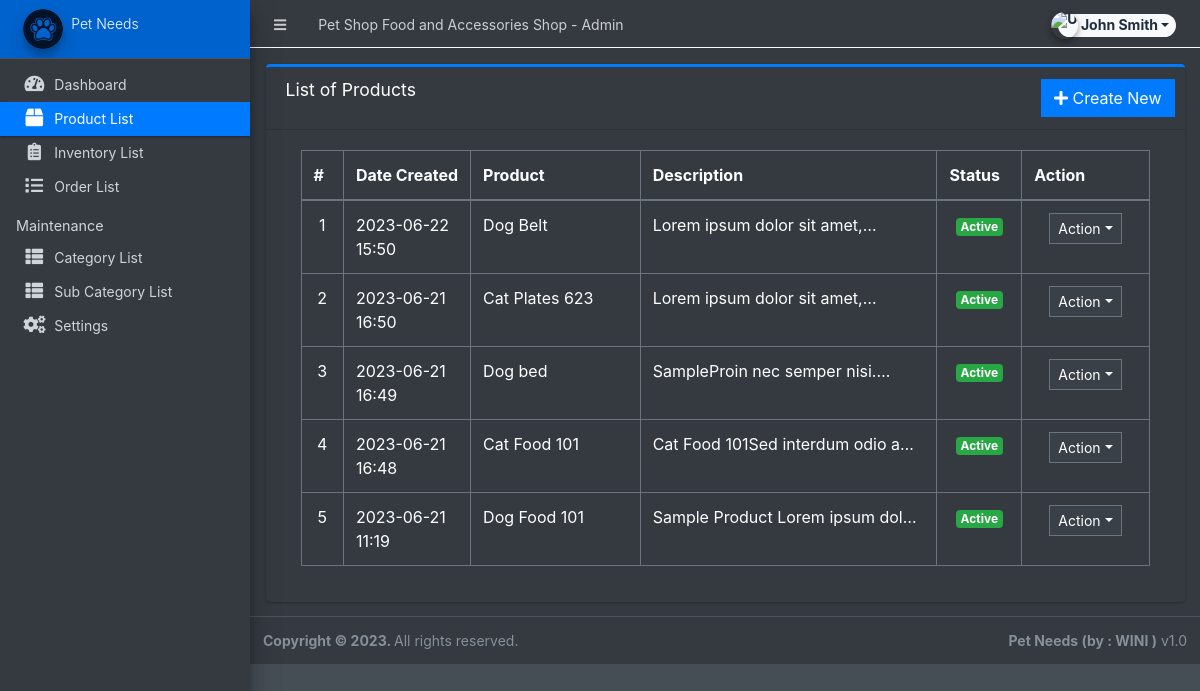
Before: /admin/?page=product (signed in) with the older database file.
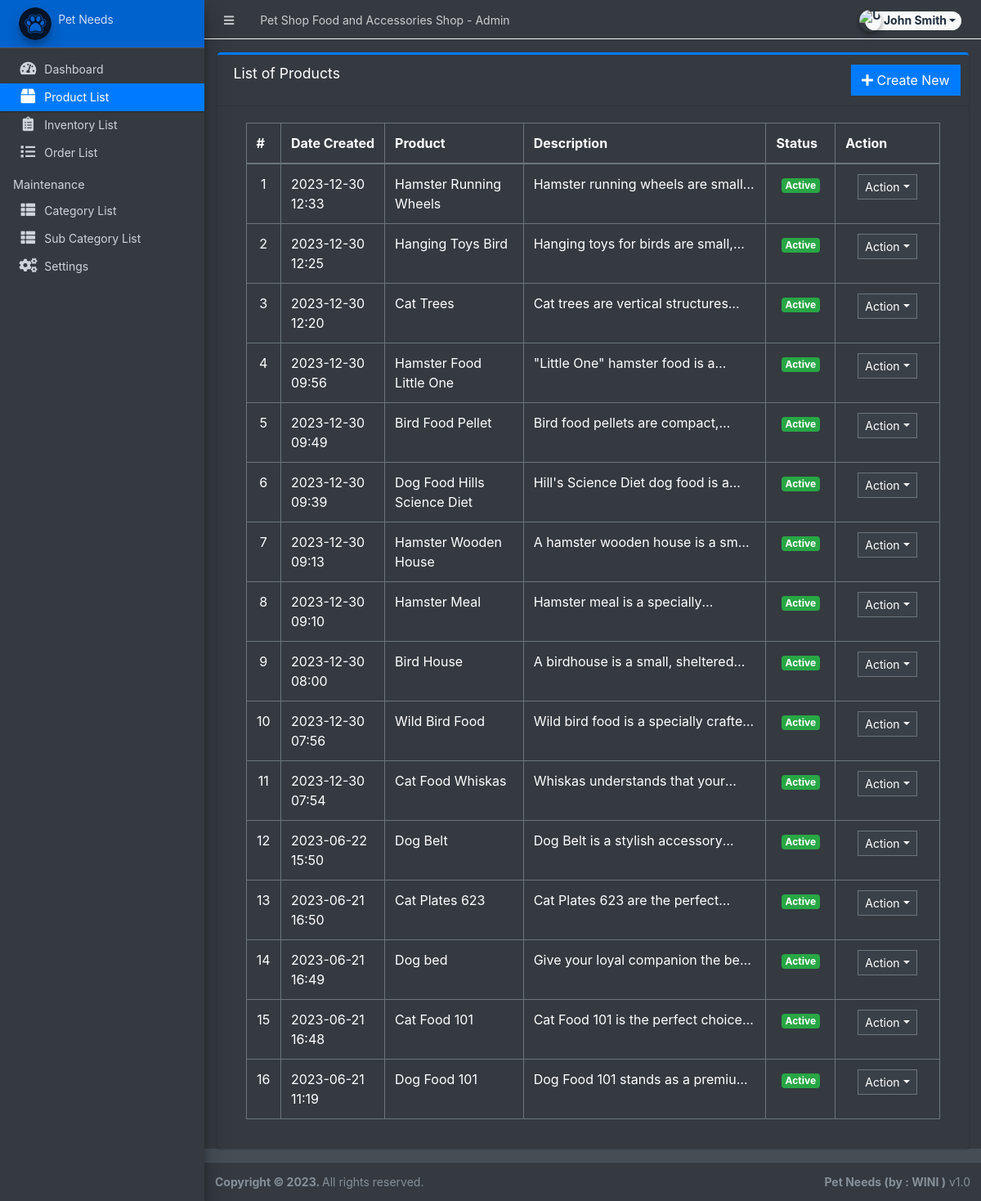
After: the same page with the newer database file.
### tables this page shows
CREATE TABLE `products` (
  `id` int(30) NOT NULL,
  `category_id` int(30) NOT NULL,
  `sub_category_id` int(30) NOT NULL,
  `product_name` varchar(250) NOT NULL,
  `description` text NOT NULL,
  `status` tinyint(1) NOT NULL DEFAULT 1,
  `date_created` datetime NOT NULL DEFAULT current_timestamp()
);

### config.php (called while the page is built, shortened)
<?php
require_once('classes/DBConnection.php');
require_once('classes/SystemSettings.php');
function validate_image($file){
	if(!empty($file)){
		if(is_file(base_app.$file)){
			return base_url.$file;
		}else{
			return base_url.'dist/img/no-image-available.png';
		}
	}else{
		return base_url.'dist/img/no-image-available.png';
	}
}
function isMobileDevice(){
    $aMobileUA = array(
        '/iphone/i' => 'iPhone',
        '/ipod/i' => 'iPod',
        '/ipad/i' => 'iPad',
        '/android/i' => 'Android',
        '/blackberry/i' => 'BlackBerry',
        '/webos/i' => 'Mobile'
    );
    return false;
}
?>

### classes/DBConnection.php (called while the page is built, shortened)
<?php
class DBConnection{
    private $host = DB_SERVER;
    private $username = DB_USERNAME;
    private $password = DB_PASSWORD;
    private $database = DB_NAME;
    public $conn;
    public function __construct(){
        if (!isset($this->conn)) {
            $this->conn = new mysqli($this->host, $this->username, $this->password, $this->database);
        }
    }
}
?>

### admin/product/index.php (the view, shortened to what this page needs)
<div class="card card-outline card-primary">
	<div class="card-header">
		<h3 class="card-title">List of Products</h3>
		<div class="card-tools">
			<a href="?page=product/manage_product" class="btn btn-flat btn-primary"><span class="fas fa-plus"></span>  Create New</a>
		</div>
	</div>
	<div class="card-body">
		<div class="container-fluid">
        <div class="container-fluid">
			<table class="table table-bordered table-stripped">
				<colgroup>
					<col width="5%">
					<col width="15%">
					<col width="20%">
					<col width="35%">
					<col width="10%">
					<col width="15%">
				</colgroup>
				<thead>
					<tr>
						<th>#</th>
						<th>Date Created</th>
						<th>Product</th>
						<th>Description</th>
						<th>Status</th>
						<th>Action</th>
					</tr>
				</thead>
				<tbody>
					<?php
					$i = 1;
						$qry = $conn->query("SELECT * from `products` order by unix_timestamp(date_created) desc ");
						while($row = $qry->fetch_assoc()):
                            $row['description'] = strip_tags(stripslashes(html_entity_decode($row['description'])));
					?>
						<tr>
							<td class="text-center"><?php echo $i++; ?></td>
							<td><?php echo date("Y-m-d H:i",strtotime($row['date_created'])) ?></td>
							<td><?php echo $row['product_name'] ?></td>
							<td ><p class="truncate-1 m-0"><?php echo $row['description'] ?></p></td>
							<td class="text-center">
                                <?php if($row['status'] == 1): ?>
                                    <span class="badge badge-success">Active</span>
                                <?php else: ?>
                                    <span class="badge badge-danger">Inactive</span>
                                <?php endif; ?>
                            </td>
							<td align="center">
								 <button type="button" class="btn btn-flat btn-default btn-sm dropdown-toggle dropdown-icon" data-toggle="dropdown">
				                  		Action
				                  </button>
							</td>
						</tr>
					<?php endwhile; ?>
				</tbody>
			</table>
		</div>
		</div>
	</div>
</div>

### admin/inc/header.php (shortened to what this page needs)
<head>
    <link rel="stylesheet" href="<?php echo base_url ?>plugins/fontawesome-free/css/all.min.css">
    <link rel="stylesheet" href="<?php echo base_url ?>plugins/tempusdominus-bootstrap-4/css/tempusdominus-bootstrap-4.min.css">
  <link rel="stylesheet" href="<?php echo base_url ?>plugins/datatables-bs4/css/dataTables.bootstrap4.min.css">
  <link rel="stylesheet" href="<?php echo base_url ?>plugins/datatables-responsive/css/responsive.bootstrap4.min.css">
  <link rel="stylesheet" href="<?php echo base_url ?>plugins/datatables-buttons/css/buttons.bootstrap4.min.css">
  <link rel="stylesheet" href="<?php echo base_url ?>plugins/select2/css/select2.min.css">
  <link rel="stylesheet" href="<?php echo base_url ?>plugins/select2-bootstrap4-theme/select2-bootstrap4.min.css">
    <link rel="stylesheet" href="<?php echo base_url ?>plugins/icheck-bootstrap/icheck-bootstrap.min.css">
    <link rel="stylesheet" href="<?php echo base_url ?>plugins/jqvmap/jqvmap.min.css">
    <link rel="stylesheet" href="<?php echo base_url ?>dist/css/adminlte.css">
    <link rel="stylesheet" href="<?php echo base_url ?>dist/css/custom.css">
    <link rel="stylesheet" href="<?php echo base_url ?>plugins/overlayScrollbars/css/OverlayScrollbars.min.css">
    <link rel="stylesheet" href="<?php echo base_url ?>plugins/daterangepicker/daterangepicker.css">
    <link rel="stylesheet" href="<?php echo base_url ?>plugins/summernote/summernote-bs4.min.css">
  <link rel="stylesheet" href="<?php echo base_url ?>plugins/sweetalert2-theme-bootstrap-4/bootstrap-4.min.css">
  </head>

### admin/inc/topBarNav.php (shortened to what this page needs)
<nav class="main-header navbar navbar-expand navbar-dark border border-light border-top-0  border-left-0 border-right-0 navbar-light text-sm">
  <ul class="navbar-nav">
    <li class="nav-item">
    <a class="nav-link" data-widget="pushmenu" href="#" role="button"><i class="fas fa-bars"></i></a>
    </li>
    <li class="nav-item d-none d-sm-inline-block">
      <a href="<?php echo base_url ?>" class="nav-link"><?php echo (!isMobileDevice()) ? $_settings->info('name'):$_settings->info('short_name'); ?> - Admin</a>
    </li>
  </ul>
  <ul class="navbar-nav ml-auto">
    <li class="nav-item">
      <div class="btn-group nav-link">
            <button type="button" class="btn btn-rounded badge badge-light dropdown-toggle dropdown-icon" data-toggle="dropdown">
              <span><img src="<?php echo validate_image($_settings->userdata('avatar')) ?>" class="img-circle elevation-2 user-img" alt="User Image"></span>
              <span class="ml-3"><?php echo ucwords($_settings->userdata('firstname').' '.$_settings->userdata('lastname')) ?></span>
            </button>
        </div>
    </li>
  </ul>
</nav>

### admin/inc/navigation.php (shortened to what this page needs)
<aside class="main-sidebar sidebar-dark-primary elevation-4 sidebar-no-expand">
  <a href="<?php echo base_url ?>admin" class="brand-link bg-primary text-sm">
  <img src="<?php echo validate_image($_settings->info('logo'))?>" alt="Store Logo" class="brand-image img-circle elevation-3" style="opacity: .8;width: 2.5rem;height: 2.5rem;max-height: unset">
  <span class="brand-text font-weight-light"><?php echo $_settings->info('short_name') ?></span>
  </a>
  <div class="sidebar os-host os-theme-light os-host-overflow os-host-overflow-y os-host-resize-disabled os-host-transition os-host-scrollbar-horizontal-hidden">
    <div class="os-content-glue" style="margin: 0px -8px; width: 249px; height: 646px;"></div>
    <div class="os-padding">
      <div class="os-viewport os-viewport-native-scrollbars-invisible" style="overflow-y: scroll;">
        <div class="os-content" style="padding: 0px 8px; height: 100%; width: 100%;">
          <nav class="mt-4">
             <ul class="nav nav-pills nav-sidebar flex-column text-sm nav-compact nav-flat nav-child-indent nav-collapse-hide-child" data-widget="treeview" role="menu" data-accordion="false">
              <li class="nav-item dropdown">
                <a href="./" class="nav-link nav-home">
                  <i class="nav-icon fas fa-tachometer-alt"></i>
                  <p>
                    Dashboard
                  </p>
                </a>
              </li>
              <li class="nav-item dropdown">
                <a href="<?php echo base_url ?>admin/?page=product" class="nav-link nav-product">
                  <i class="nav-icon fas fa-box"></i>
                  <p>
                    Product List
                  </p>
                </a>
              </li>
              <li class="nav-item dropdown">
                <a href="<?php echo base_url ?>admin/?page=inventory" class="nav-link nav-inventory">
                  <i class="nav-icon fas fa-clipboard-list"></i>
                  <p>
                    Inventory List
                  </p>
                </a>
              </li>
              <li class="nav-item dropdown">
                <a href="<?php echo base_url ?>admin/?page=orders" class="nav-link nav-orders">
                  <i class="nav-icon fas fa-list"></i>
                  <p>
                    Order List
                  </p>
                </a>
              </li>
              <li class="nav-header">Maintenance</li>
              <li class="nav-item dropdown">
                <a href="<?php echo base_url ?>admin/?page=maintenance/category" class="nav-link nav-maintenance/category">
                  <i class="nav-icon fas fa-th-list"></i>
                  <p>
                    Category List
                  </p>
                </a>
              </li>
              <li class="nav-item dropdown">
                <a href="<?php echo base_url ?>admin/?page=maintenance/sub_category" class="nav-link nav-maintenance/sub_category">
                  <i class="nav-icon fas fa-th-list"></i>
                  <p>
                    Sub Category List
                  </p>
                </a>
              </li>
              <li class="nav-item dropdown">
                <a href="<?php echo base_url ?>admin/?page=system_info" class="nav-link nav-system_info">
                  <i class="nav-icon fas fa-cogs"></i>
                  <p>
                    Settings
                  </p>
                </a>
              </li>
            </ul>
          </nav>
        </div>
      </div>
    </div>
  </div>
</aside>

### admin/inc/footer.php (shortened to what this page needs)
<footer class="main-footer text-sm">
        <strong>Copyright © <?php echo date('Y') ?>.
        </strong>
        All rights reserved.
        <div class="float-right d-none d-sm-inline-block">
          <b><?php echo $_settings->info('short_name') ?> (by : <a target="blank">WINI</a> )</b> v1.0
        </div>
      </footer>
    </div>

### admin/inc/topBarNav.php (style rules this page uses)
.user-img { position: absolute; height: 27px; width: 27px; object-fit: cover; left: -7%; top: -12%; }
.btn-rounded { border-radius: 50px; }

Changed rows visible on the page:
added products: date_created "2023-12-30 12:33", product_name "Hamster Running Wheels", description "Hamster running wheels are…", status "Active"
added products: date_created "2023-12-30 12:25", product_name "Hanging Toys Bird", description "Hanging toys for birds are…", status "Active"
added products: date_created "2023-12-30 12:20", product_name "Cat Trees", description "Cat trees are vertical…", status "Active"
added products: date_created "2023-12-30 09:56", product_name "Hamster Food Little One", description "\"Little One\" hamster food is…", status "Active"
added products: date_created "2023-12-30 09:49", product_name "Bird Food Pellet", description "Bird food pellets are…", status "Active"
added products: date_created "2023-12-30 09:39", product_name "Dog Food Hills Science Diet", description "Hill's Science Diet dog food is…", status "Active"
added products: date_created "2023-12-30 09:13", product_name "Hamster Wooden House", description "A hamster wooden house is a…", status "Active"
added products: date_created "2023-12-30 09:10", product_name "Hamster Meal", description "Hamster meal is a…", status "Active"
added products: date_created "2023-12-30 08:00", product_name "Bird House", description "A birdhouse is a small,…", status "Active"
added products: date_created "2023-12-30 07:56", product_name "Wild Bird Food", description "Wild bird food is a specially…", status "Active"
added products: date_created "2023-12-30 07:54", product_name "Cat Food Whiskas", description "Whiskas understands that…", status "Active"
changed products "Dog Belt": description "Lorem ipsum dolor sit…" → "Dog Belt is a stylish…"
changed products "Cat Plates 623": description "Lorem ipsum dolor sit…" → "Cat Plates 623 are the…"
changed products "Dog bed": description "SampleProin nec semper…" → "Give your loyal companion the…"
changed products "Cat Food 101": description "Cat Food 101Sed interdum odio…" → "Cat Food 101 is the perfect…"
changed products "Dog Food 101": description "Sample Product Lorem ipsum…" → "Dog Food 101 stands as a…"
